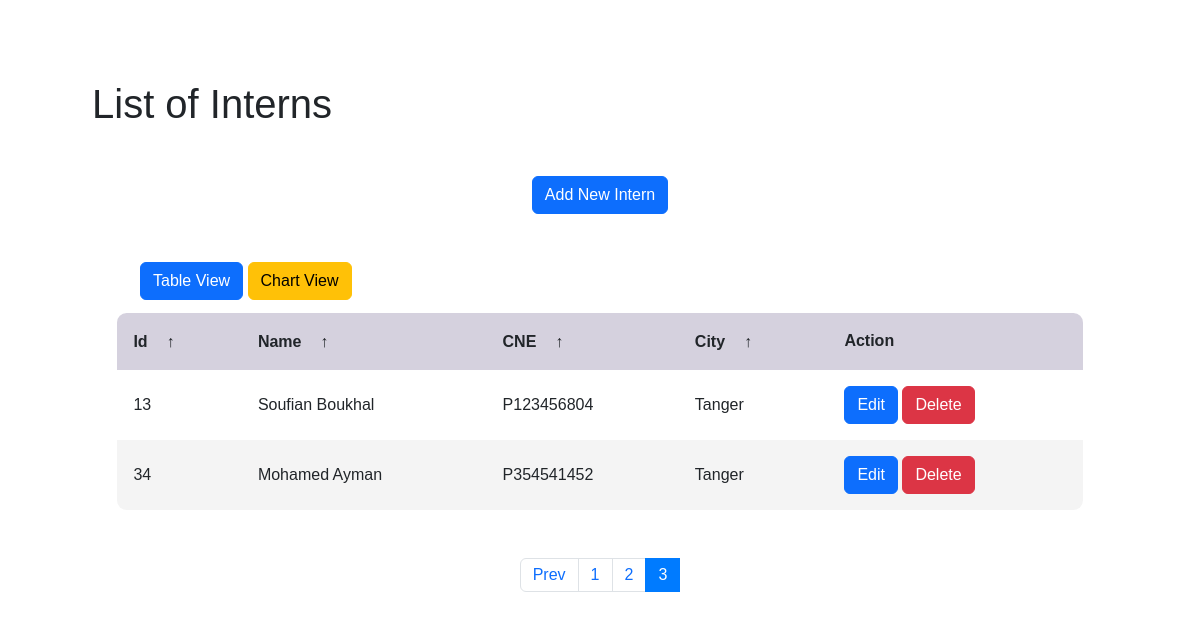
/?page=3, run on the app's committed database.
### tables this page shows
CREATE TABLE `personne` (
  `Id` int(11) NOT NULL,
  `Nom` varchar(50) DEFAULT NULL,
  `CNE` varchar(50) DEFAULT NULL,
  `Type` varchar(50) DEFAULT NULL,
  `Ville_Id` int(11) DEFAULT NULL
);

CREATE TABLE `ville` (
  `Id` int(11) NOT NULL,
  `Nom` varchar(100) DEFAULT NULL
);

### Application/databaseConnection.php (called while the page is built)
<?php
class DatabaseConnection
{
    private $dbHost = 'localhost';
    private $dbName = 'arbre_comptences';
    private $user = 'root';
    private $password = '';
    public function connect()
    {
        try {
            $dsn = 'mysql:host=' . $this->dbHost . ';dbname=' . $this->dbName;
            $conn = new PDO($dsn, $this->user, $this->password);
            $conn->setAttribute(PDO::ATTR_DEFAULT_FETCH_MODE , PDO::FETCH_ASSOC);
            return $conn;
        } catch (PDOException $e) {
            echo'connection failed' . $e->getMessage();
        }
    }
}
?>

### Application/DAL/InternsDAL.php (called while the page is built, shortened)
<?php
class InternDAL
{
    private $db;
    public function __construct()
    {
        $this->databaseConnectionObj = new DatabaseConnection();
        $this->db = $this->databaseConnectionObj->connect();
    }
    public function GetAllInterns()
    {
        $sql = "SELECT personne.Id, personne.Nom, personne.CNE, ville.Nom AS VilleNom
        FROM personne
        INNER JOIN ville ON personne.Ville_Id = ville.Id;";
        $raw_result = $this->db->prepare($sql);
        if (!$raw_result->execute()) {
            $raw_result = null;
            exit();
        }
        $allTraineesData = $raw_result->fetchAll(PDO::FETCH_ASSOC);
        $allTraineesDataArray = [];
        foreach ($allTraineesData as $traineeData) {
            $traineeInfo = new InternDTO($traineeData['Id'], $traineeData['Nom'], $traineeData['CNE'], $traineeData['VilleNom']);
            array_push($allTraineesDataArray, $traineeInfo);
        }
        return $allTraineesDataArray;
    }
}

### Application/DTO/InternDTO.php (called while the page is built)
<?php
class InternDTO {
    private $id;
    private $name;
    private $cne;
    private $city;
    function __construct($id, $name , $cne , $city) {
        $this->id = $id;
        $this->name = $name;
        $this->cne = $cne;
        $this->city = $city;
    }
    public function GetId() { return $this->id; }
    public function GetName() { return $this->name; }
    public function GetCNE() { return $this->cne; }
    public function GetCity() { return $this->city; }
}

### Application/BLL/InternsBLL.php (the view, shortened to what this page needs)
<?php
class InternBLL
{
    private $internDAL;
    private $citiesNamesList;
    public function __construct()
    {
        $this->internDAL = new InternDAL();
        $this->citiesNamesList = new CitiesDAL();
    }
    public function GenerateHtmlForAllInterns()
    {
        $all_interns_html = '
<div class="container mt-5">
    <div class="text-center">
        <button type="button" class="btn btn-primary mb-5 add_new">Add New Intern</button>
    </div>
</div>
<section class="mb-5 hide" id="hide">
    <div class="container mt-5">
        <form action="index.php" method="POST">
            <div class="form-group">
                <input type="hidden" id="person_Id" name="personId">
                <label for="nom">Nom</label>
                <input type="text" class="form-control" id="name" name="name" required>
            </div>
            <div class="form-group">
                <label for="cne">CNE</label>
                <input type="text" class="form-control" id="cne" name="cne" required>
            </div>
            <div class="form-group">
                <label for="ville">Ville</label>
                <select class="form-control" id="city_selector" name="city" required>
                    <option value="">Select Your City</option>';
        $citiesNamesListData = $this->citiesNamesList->getAllCities();
        foreach ($citiesNamesListData as $cityName) {
            $all_interns_html .= '
                        <option value="' . $cityName->GetId() . '">
                            ' . $cityName->GetCity() . '
                        </option>';
        }
        $all_interns_html .= '
                </select>
            </div>
            <input type="submit" name="confirm_Data" class="btn btn-primary" id="confirm" value="Confirmer">
        </form>
    </div>
</section>';
        $allInterns = $this->internDAL->GetAllInterns();
        $rowsPerPage = 6;
        $totalRows = count($allInterns);
        $totalPages = ceil($totalRows / $rowsPerPage);
        $currentpage = isset($_GET['page']) ? $_GET['page'] : 1;
        $currentpage = max(1, min($currentpage, $totalPages));
        $startRow = ($currentpage - 1) * $rowsPerPage;
        $rowsOnPage = array_slice($allInterns, $startRow, $rowsPerPage);
        if (count($allInterns) > 0) {
            $all_interns_html .= '<section class="mx-5">
            <div>
                <button class="btn btn-primary" id="view_Table">Table View</button>
                <button class="btn btn-warning" id="view_Chart">Chart View</button>
            </div>
        </section><section class="table__body" id="table_View">';
            $all_interns_html .= '<table><thead><tr>';
            $all_interns_html .= '<th>Id <span class="icon-arrow">&UpArrow;<span/></th>';
            $all_interns_html .= '<th>Name  <span class="icon-arrow">&UpArrow;</span</th>';
            $all_interns_html .= '<th>CNE  <span class="icon-arrow">&UpArrow;</span></th>';
            $all_interns_html .= '<th>City <span class="icon-arrow">&UpArrow;</span></th>';
            $all_interns_html .= '<th class="center" colspan="2">Action</th>';
            $all_interns_html .= '</tr></thead>';
            $all_interns_html .= '<tbody>';
            foreach ($rowsOnPage as $intern) {
                $all_interns_html .= '<tr>';
                $all_interns_html .= '<td>' . $intern->GetId() . '</td>';
                $all_interns_html .= '<td>' . $intern->GetName() . '</td>';
                $all_interns_html .= '<td>' . $intern->GetCNE() . '</td>';
                $all_interns_html .= '<td>' . $intern->GetCity() . '</td>';
                $all_interns_html .= '<td class="center"><form action="edit.php" method="POST">
                <input type="button" value="Edit" class="btn btn-primary" name="edit">
                <input type="button" value="Delete" class="btn btn-danger" data-bs-toggle="modal"
                    data-bs-target="#DeleteModal" name="delete">
            </form></td>';
                $all_interns_html .= '</tr>';
            }
            $all_interns_html .= '</tbody>';
            $all_interns_html .= '</table></section>';
        } else {
            $all_interns_html = '<div class="alert alert-warning" role="alert">No student found. Try <a href="add.php">add</a> some.</div>';
        }
        $pagination_html = '<nav aria-label="Page navigation example" class="m-5" id="pagination">';
        if ($totalPages > 1) {
            $pagination_html .= '<ul class="pagination justify-content-center">
        <li class="page-item">';
            if ($currentpage > 1) {
                $pagination_html .= '<a href="?page=' . ($currentpage - 1) . '" class="page-link">Prev</a>';
            }
            $pagination_html .= '</li>
        <li class="page-item">';
            for ($i = 1; $i <= $totalPages; $i++) {
                if ($i == $currentpage) {
                    $pagination_html .= '<li class="page-item active"><a class="page-link" href="?page=' . $i . '">'
                        . $i .
                        '</a></li>';
                } else {
                    $pagination_html .= '<li class="page-item"><a class="page-link" href="?page=' . $i . '">'
                        . $i .
                        '</a></li>';
                }
            }
            $pagination_html .= '</li>
        <li class="page-item">';
            $pagination_html .= '</li>
    </ul>
    </nav>';
        }
        $all_interns_html .= $pagination_html;
        $all_interns_html .= '
        <div class="modal fade" id="DeleteModal" tabindex="-1" aria-labelledby="exampleModalLabel" aria-hidden="true">
            <div class="modal-dialog">
                <div class="modal-content">
                    <div class="modal-header">
                        <h1 class="modal-title fs-5" id="exampleModalLabel">
                            Delete Announce
                        </h1>
                        <button type="button" class="btn-close" data-bs-dismiss="modal" aria-label="Close"></button>
                    </div>
                    <div class="modal-body">
                        <form action="index.php" method="POST">
                            <input type="hidden" name="delete_id" class="id_To_Delete">
                            <div>
                                <h4><i class="fa-sharp fa-solid fa-trash"></i>Are you sure you want to delete this
                                    trainner
                                    ?</h4>
                            </div>
                            <div class="modal-footer">
                                <button type="button" class="btn btn-warning" data-bs-dismiss="modal">
                                    Cancel
                                </button>
                                <input type="submit" class="btn btn-danger" name="confirm_delete" value="Delete">
                            </div>
                        </form>
                    </div>
                </div>
            </div>
        </div>
        ';
        return $all_interns_html;
    }
}

### Assets/Styles/style.css (style rules this page uses)
* { margin: 0; padding: 0; box-sizing: border-box; font-family: sans-serif; }
body { margin: 5rem !important; min-height: 100vh !important; background: url(images/html_table.jpg) center / cover !important; justify-content: center !important; align-items: center !important; }
.table__body { width: 95%; max-height: calc(89% - 1.6rem); background-color: #fffb; margin: 0.8rem auto; border-radius: 0.6rem; overflow: auto; overflow: overlay; }
table { width: 100%; }
table, th, td { border-collapse: collapse; padding: 1rem; text-align: left; }
thead th { position: sticky; top: 0; left: 0; background-color: #d5d1defe; cursor: pointer; text-transform: capitalize; }
tbody tr:nth-child(even) { background-color: #0000000b; }
tbody tr { --delay: 0.1s; transition: 0.5s ease-in-out var(--delay), background-color 0s; }
tbody tr td, tbody tr td p, tbody tr td img { transition: 0.2s ease-in-out; }
thead th span.icon-arrow { display: inline-block; width: 1.3rem; height: 1.3rem; border-radius: 50%; border: 1.4px solid transparent; text-align: center; font-size: 1rem; margin-left: 0.5rem; transition: 0.2s ease-in-out; }

### data on the page
personne: Id "13", Nom "Soufian Boukhal", CNE "P123456804", Ville_Id.Nom "Tanger"
personne: Id "34", Nom "Mohamed Ayman", CNE "P354541452", Ville_Id.Nom "Tanger"
